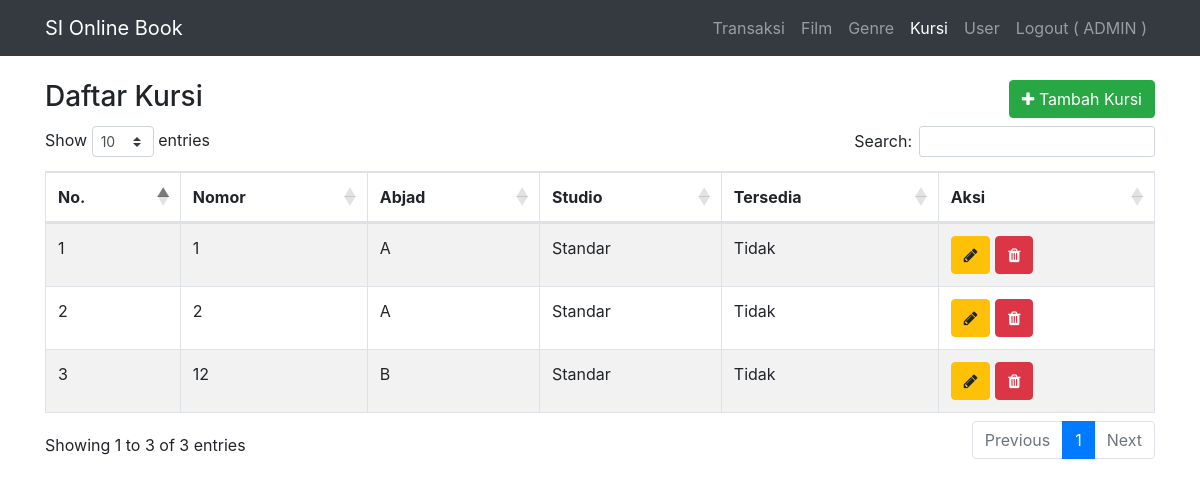
The app's page /admin/index.php?r=kursi (signed in) with its own data.
### tables this page shows
CREATE TABLE `kursi` (
  `id` int(11) NOT NULL,
  `nomor_kursi` varchar(255) DEFAULT NULL,
  `abjad` varchar(255) DEFAULT NULL,
  `kelas_studio` int(11) DEFAULT NULL COMMENT '\r\n1:standar,2:premium, 3: max movie',
  `tersedia` int(11) DEFAULT NULL COMMENT '1: true',
  `last_cart` datetime DEFAULT NULL COMMENT '>30m exp',
  `id_jadwal` int(11) NOT NULL
);

### admin/db.php (called while the page is built, shortened)
<?php
$servername = "localhost";
$database = "booking_ticket";
$username = "root";
$password = "";
$conn = mysqli_connect($servername, $username, $password, $database);
function select($table,$value,$where){
    global $conn;
    $sql = "SELECT $value FROM $table WHERE $where";
    return mysqli_query($conn, $sql);
}

### admin/constant.php (called while the page is built, shortened)
<?php
$dataKelas = [
    [
        'id' => 1,
        'nama' => 'Standar'
    ], [
        'id' => 2,
        'nama' => 'Premium'
    ], [
        'id' => 3,
        'nama' => 'Max Movie'
    ],
];
function getKelasById($id)
{
    global $dataKelas;
    $key = array_search($id, array_column($dataKelas, 'id'));
    return $dataKelas[$key]['nama'];
}

### admin/kursi/index.php (the view, shortened to what this page needs)
<div class="container pt-4 mb-4">
    <div class="row">
        <div class="col">
            <h3>Daftar Kursi</h3>
        </div>
        <div class="col-auto">
            <a href="index.php?r=kursi_form" class="btn btn-success mb-2 pull-right"> <i class="fa fa-plus"></i> Tambah Kursi</a>
        </div>
    </div>
    <div class="table-responsive">
        <table id="example" class="table table-striped table-bordered" style="width:100%">
            <thead>
                <tr>
                    <th>No.</th>
                    <th>Nomor</th>
                    <th>Abjad</th>
                    <th>Studio</th>
                    <th>Tersedia</th>
                    <th>Aksi</th>
                </tr>
            </thead>
            <tbody>
                <?php $i = 1;
                foreach (select('kursi', '*', 'true') as $kursi) { ?>
                    <tr>
                        <td><?= $i++ ?></td>
                        <td><?= $kursi['nomor_kursi'] ?></td>
                        <td><?= $kursi['abjad'] ?></td>
                        <td><?= getKelasById($kursi['kelas_studio']) ?></td>
                        <td><?= $kursi['tersedia'] == '1' ? "Ya" : "Tidak" ?></td>
                        <td>
                            <a href="index.php?r=kursi_form&id=<?= $kursi['id'] ?>" class="btn btn-warning"><i class="fa fa-pencil"></i></a>
                            <a href="index.php?r=kursi&id=<?= $kursi['id'] ?>?" class="btn btn-danger"><i class="fa fa-trash"></i></a>
                        </td>
                    </tr>
                <?php } ?>
            </tbody>
        </table>
    </div>
</div>

### records on screen
kursi: nomor_kursi "1", abjad "A", kelas_studio "Standar", tersedia "Tidak"
kursi: nomor_kursi "2", abjad "A", kelas_studio "Standar", tersedia "Tidak"
kursi: nomor_kursi "12", abjad "B", kelas_studio "Standar", tersedia "Tidak"

### other values on screen
$_SESSION['_name_'] "ADMIN"
